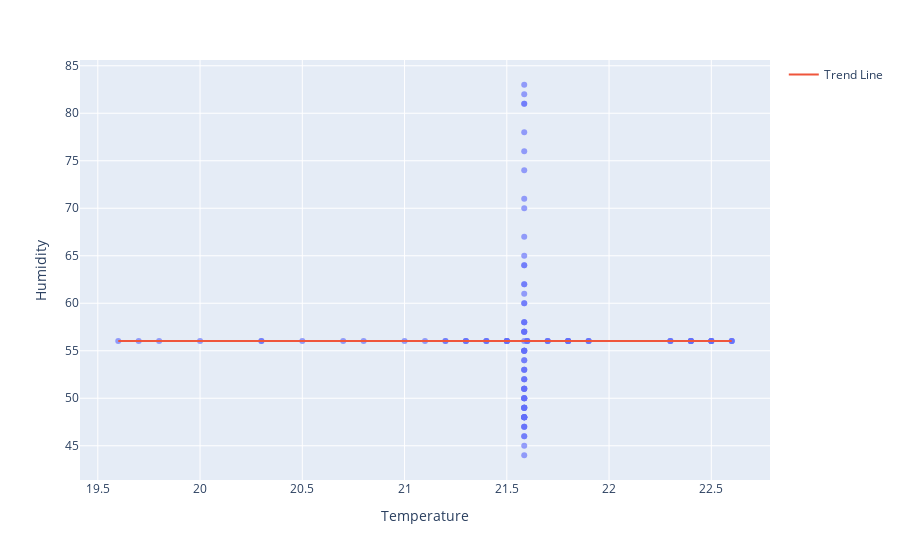

Here is the notebook cell this chart was saved with:
### Code cell
import pandas as pd
from sklearn.linear_model import LinearRegression
import numpy as np
import plotly.express as px
import plotly.graph_objects as go

# Load data
data = pd.read_csv('cleaned_sensor_data.csv')

# Extract the Temperature and Humidity columns
X = data['Temperature'].values.reshape(-1, 1)
y = data['Humidity'].values

# Create and train the linear regression model
model = LinearRegression()
model.fit(X, y)

# Generate test temperature values (min to max temperature in the dataset)
min_temp = X.min()
max_temp = X.max()
test_temps = np.linspace(min_temp, max_temp, 100).reshape(-1, 1)

# Predict humidity using the trained model
predicted_humidity = model.predict(test_temps)

# Create scatter plot
fig = px.scatter(data, x='Temperature', y='Humidity', opacity=0.65)

# Add the regression line
fig.add_traces(go.Scatter(x=test_temps.flatten(), y=predicted_humidity, name='Trend Line', mode='lines'))

# Show the plot
fig.show()
